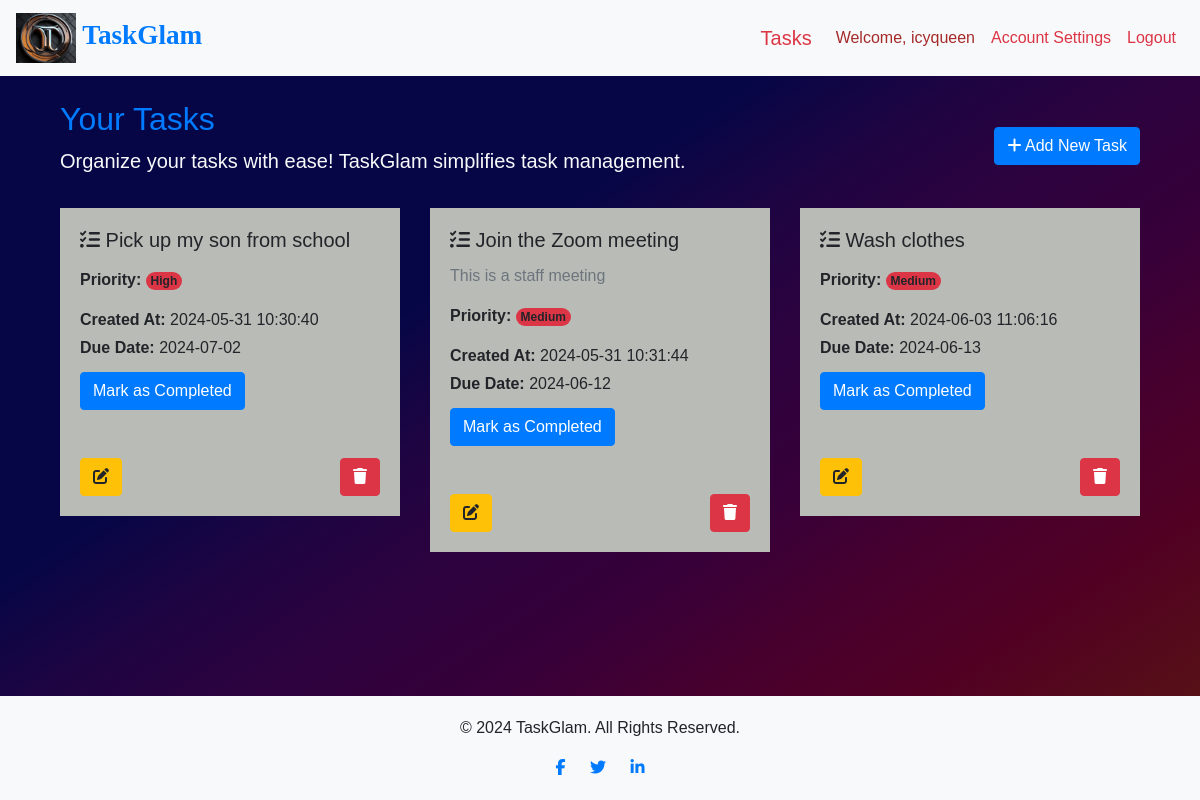
The page /tasks (signed in) on the database its author committed.
### task_manager/models.py (models this page shows, shortened)
class User(db.Model, UserMixin):
    id = db.Column(db.Integer, primary_key=True)
    username = db.Column(db.String(30), nullable=False, unique=True)
    email_address = db.Column(db.String(50), nullable=False, unique=True)
    password_hash = db.Column(db.String(60), nullable=False)
    tasks = db.relationship('Task', backref='owner', lazy=True)
    @property
    def password(self):
        """
            Dummy password property to handle password hashing.

            Returns:
                str: The password hash.
        """
        return self.password

class Task(db.Model):
    id = db.Column(db.Integer, primary_key=True)
    title = db.Column(db.String(100), nullable=False)
    description = db.Column(db.Text, nullable=False)
    priority = db.Column(db.String(50), nullable=True)
    created_at = db.Column(db.DateTime, default=datetime.utcnow)
    updated_at = db.Column(db.DateTime, onupdate=datetime.utcnow)
    due_date = db.Column(db.DateTime, nullable=True)
    completed = db.Column(db.Boolean, default=False)
    user_id = db.Column(db.Integer, db.ForeignKey('user.id'), nullable=False)

### task_manager/routes.py (the view)
@app.route('/tasks')
@login_required
def tasks_page():
    tasks = Task.query.filter_by(user_id=current_user.id).all()
    return render_template('tasks.html', tasks=tasks)

### task_manager/models.py (called while the page is built)
@login_manager.user_loader
def load_user(user_id):
    return User.query.get(int(user_id))

### task_manager/templates/tasks.html (shortened to what this page needs)
{% extends "base.html" %} {% block title %} Tasks {% endblock %} {% block
content %}
<div class="container mt-4">
  <div class="row align-items-center mb-3">
    <div class="col">
      <h2 class="text-primary">Your Tasks</h2>
      <p class="lead text-light">
        Organize your tasks with ease! TaskGlam simplifies task management.
      </p>
    </div>
    <div class="col-auto">
      <a href="{{ url_for('add_task') }}" class="btn btn-primary">
        <i class="fas fa-plus"></i> Add New Task
      </a>
    </div>
  </div>
  <div class="row row-cols-1 row-cols-md-2 row-cols-lg-3">
    {% if tasks %}
    {% for task in tasks %}
    <div class="col mb-4" id="task-{{ task.id }}">
      <div class="card-body" style="background-color: #B9BBB6;">
        <h5 class="card-title task-title fs-5 fw-bold">
          <i class="fas fa-tasks"></i> {{ task.title }}
        </h5>
        <p class="card-text task-desc text-muted">{{ task.description }}</p>
        <p class="card-text">
          <strong>Priority:</strong>
          <span
            class="task-priority badge rounded-pill {% if task.priority %}bg-danger{% endif %}"
          >
            {{ task.priority }}
          </span>
        </p>
        <p class="card-text mb-1">
          <strong>Created At:</strong> {{ task.created_at.strftime('%Y-%m-%d
          %H:%M:%S') if task.created_at else 'N/A' }}
        </p>
        <p class="card-text mb-1 task-due-date">
          <strong>Due Date:</strong> {{ task.due_date.strftime('%Y-%m-%d') if
          task.due_date else 'No due date' }}
        </p>
        <button
          class="btn btn-md btn-primary mark-completed-btn ms-2 mt-2"
          data-id="{{ task.id }}"
        >
          {% if task.completed %} Completed {% else %} Mark as Completed {%
          endif %}
        </button>
        <div class="d-flex justify-content-between align-items-center mt-5">
          <a
            href="{{ url_for('edit_task', task_id=task.id) }}"
            class="btn btn-md btn-warning"
            title="Edit Task"
          >
            <i class="fas fa-edit"></i>
          </a>
          <button
            class="btn btn-md btn-danger delete-task-btn ms-2"
            data-id="{{ task.id }}"
            title="Delete Task"
          >
            <i class="fas fa-trash"></i>
          </button>
        </div>
      </div>
    </div>
    {% endfor %} {% else %}
    <div class="alert alert-info" role="alert">
      No tasks created yet! Add a new task to get started.
    </div>
    {% endif %}
  </div>
</div>
{% endblock %}

### task_manager/templates/base.html (shortened to what this page needs)
<!doctype html>
<html lang="en">
   <head>
      <link
         rel="stylesheet"
         href="https://cdn.jsdelivr.net/npm/bootstrap@4.5.3/dist/css/bootstrap.min.css"
         />
      <link
         rel="stylesheet"
         href="https://cdnjs.cloudflare.com/ajax/libs/font-awesome/5.15.4/css/all.min.css"
         />
      <link
         rel="stylesheet"
         href="https://cdn.jsdelivr.net/npm/sweetalert2@11/dist/sweetalert2.min.css"
         />
   </head>
   <body class="d-flex flex-column min-vh-100">
      <header>
         <nav class="navbar navbar-expand-lg navbar-light">
            <a class="navbar-brand text-primary font-weight-bold" href="{{ url_for('home_page') }}" style="font-family: 'lora', serif; font-size: 1.7em;">
            <img
               src="{{ url_for('static', filename='images/TaskGlam-logo.png') }}"
               alt="TaskGlam Logo"
               class="img-fluid"
               width="60"
               height="50"
               />
            TaskGlam
            </a>
            <div class="collapse navbar-collapse" id="navbarNav">
               <ul class="navbar-nav ml-auto">
                  {% if current_user.is_authenticated %}
                  <li class="nav-item">
                     <a class="navbar-brand text-danger" href="{{ url_for('tasks_page') }}"
                        >Tasks</a
                        >
                  </li>
                  <li class="nav-item">
                     <a class="nav-link" style="color: brown;">Welcome, {{ current_user.username }}</a>
                  </li>
                  <li class="nav-item">
                     <a class="nav-link text-danger" href="{{ url_for('account_settings') }}"
                        >Account Settings</a
                        >
                  </li>
                  <li class="nav-item">
                     <a class="nav-link text-danger" href="{{ url_for('logout_page') }}">Logout</a>
                  </li>
               </ul>
               {% endif %}
            </div>
         </nav>
      </header>
      <main>
         <div class="container mt-4">
            {% block content %} {% endblock %}
         </div>
      </main>
      <footer class="text-center">
         <div class="container">
            <p>&copy; 2024 TaskGlam. All Rights Reserved.</p>
            <div class="social-icons">
               <a href="https://www.facebook.com/nnamani.odinaka" target="_blank"
                  ><i class="fab fa-facebook-f"></i
                  ></a>
               <a href="https://x.com/QOdinaka" target="_blank"
                  ><i class="fab fa-twitter"></i
                  ></a>
               <a
                  href="https://www.linkedin.com/in/queendarlin-nnamani"
                  target="_blank"
                  ><i class="fab fa-linkedin-in"></i
                  ></a>
            </div>
         </div>
      </footer>
   </body>
</html>

### task_manager/templates/base.html (style rules this page uses)
body { background-image: linear-gradient(to right bottom, #060646, #060646, #060646, #060646, #060646, #1f0442, #2d023e, #370039, #47002e, #510023, #560d19, #571c10); font-family: Sans-Serif, proxima Nova; }
header { background-color: #f8f9fa; }
footer { margin-top: auto; background-color: #f8f9fa; padding: 20px 0; }
.social-icons a { margin: 0 10px; }

### rows shown on the page
User: username "icyqueen"
Task: title "Pick up my son from school", priority "High", created_at "2024-05-31 10:30:40", due_date "2024-07-02", completed "Mark as Completed"
Task: title "Join the Zoom meeting", description "This is a staff meeting", priority "Medium", created_at "2024-05-31 10:31:44", due_date "2024-06-12", completed "Mark as Completed"
Task: title "Wash clothes", priority "Medium", created_at "2024-06-03 11:06:16", due_date "2024-06-13", completed "Mark as Completed"
